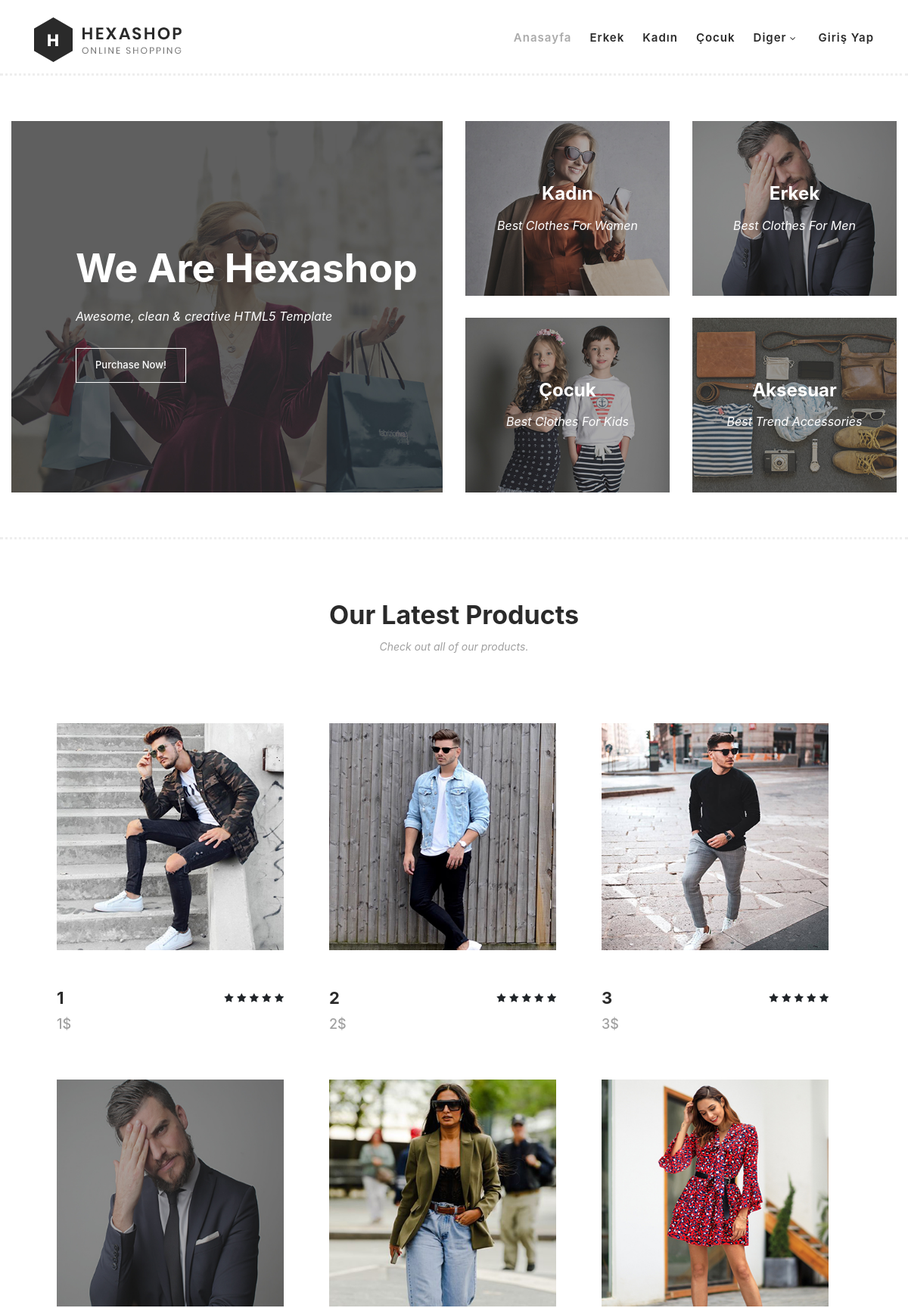
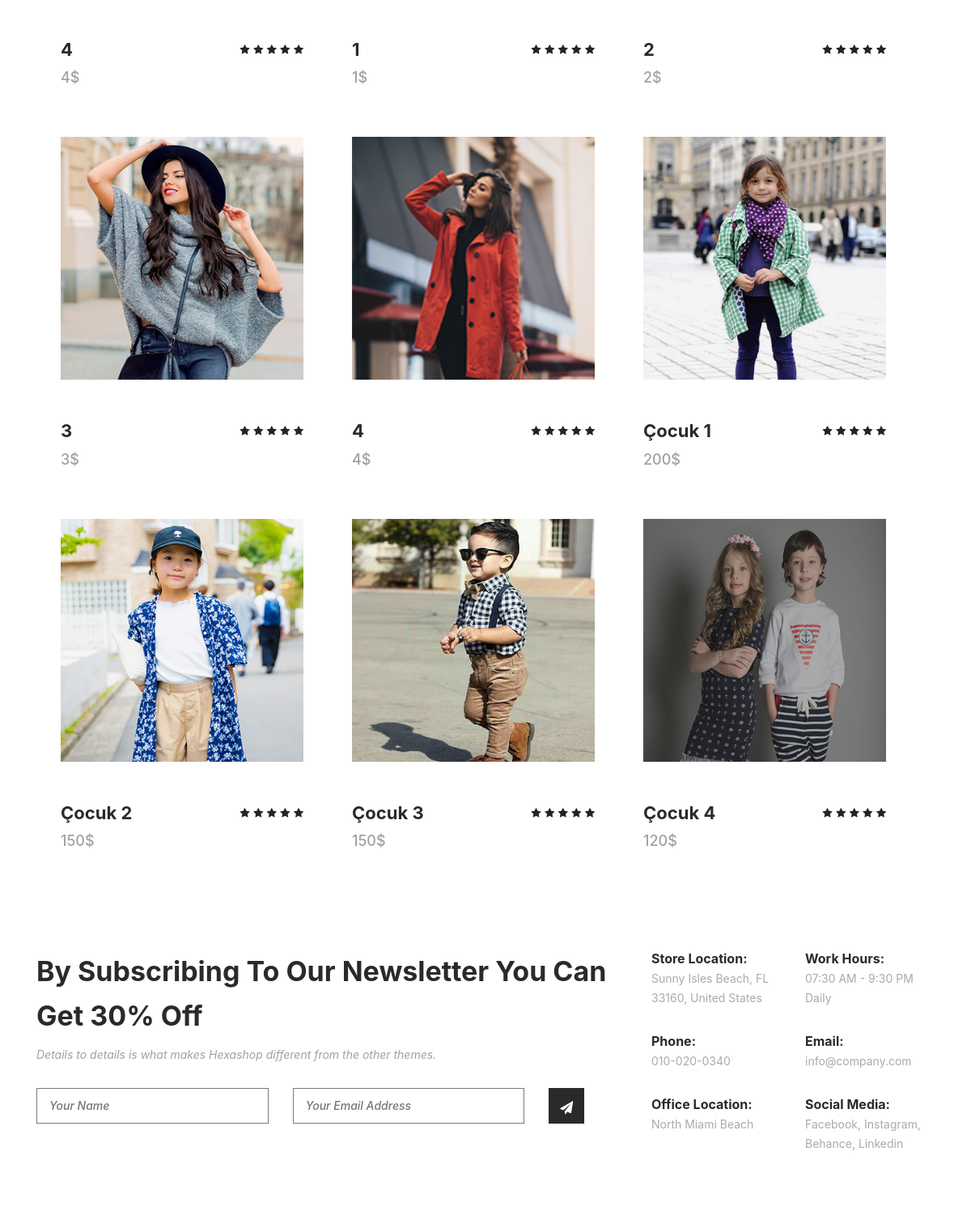
Screenshot of /products/ (upper part) with the database file from the repository (2 pictures, top to bottom).
### myapp/models.py (models this page shows, shortened)
class Product(models.Model):
    product_category =models.ForeignKey(Category, verbose_name=("Ürün_Kategorisi"), on_delete=models.CASCADE)
    product_name =models.CharField(("ismi"), max_length=50)
    product_content=models.CharField(("açıklama"), max_length=50)
    product_price =models.PositiveIntegerField(("fiyat"))
    product_image =models.FileField(("resmi"), upload_to='Photos', blank=True,max_length=100)
    product_image2 =models.FileField(("resm2"), upload_to='Photos',blank=True,null=True, max_length=100)
    product_stok =models.PositiveIntegerField(("stok"),default=1)

### myapp/views.py (the view)
# urls.py: path('products/',products,name='products'),
def products(request):
    context = {}
    urunler = Product.objects.all()
    context["urunler"] = urunler
    return render(request, "products.html", context)

### myapp/templates/products.html (shortened to what this page needs)
{% extends "base.html" %}
{% block body %}
<section class="section" id="products">
    <div class="container">
        <div class="row">
            <div class="col-lg-12">
                <div class="section-heading">
                    <h2>Our Latest Products</h2>
                    <span>Check out all of our products.</span>
                </div>
            </div>
        </div>
    </div>
    <div class="container">
        <div class="row">
            <div class="col-lg-12" style="display: flex; flex-wrap: wrap; align-items: center;" >
                        {% for urun in urunler %}
                        <div class="item">
                            <div class="thumb">
                                <img style="width: 300px; height: 300px; margin: 30px;" src="{{urun.product_image.url}}" alt="">
                            </div>
                            <div class="down-content" style="margin-left: 30px;">
                                <h4>{{urun.product_name}}</h4>
                                <span>{{urun.product_price}}$</span>
                                <ul class="stars" style="margin-right: 30px;">
                                    <li><i class="fa fa-star"></i></li>
                                    <li><i class="fa fa-star"></i></li>
                                    <li><i class="fa fa-star"></i></li>
                                    <li><i class="fa fa-star"></i></li>
                                    <li><i class="fa fa-star"></i></li>
                                </ul>
                            </div>
                        </div>
                        {% endfor %}
                    </div>
                </div>
            </div>
</section>
{% endblock body %}

### myapp/static/assets/css/templatemo-hexashop.css (style rules this page uses)
html, body, div, span, applet, object, iframe, h1, h2, h3, h4, h5, h6, p, blockquote, div pre, a, abbr, acronym, address, big, cite, code, del, dfn, em, font, img, ins, kbd, q, s, samp, small, strike, strong, sub, sup, tt, var, b, u, i, center, dl, dt, dd, ol, ul, li, figure, header, nav, section, article, aside, footer, figcaption { margin: 0; padding: 0; border: 0; outline: 0; }
ul, li { padding: 0; margin: 0; list-style: none; }
header, nav, section, article, aside, footer, hgroup { display: block; }
* { box-sizing: border-box; }
html, body { font-family: 'Poppins', sans-serif; font-weight: 400; background-color: #fff; font-size: 16px; -ms-text-size-adjust: 100%; -webkit-font-smoothing: antialiased; -moz-osx-font-smoothing: grayscale; }
h1, h2, h3, h4, h5, h6 { margin-top: 0px; margin-bottom: 0px; }
ul { margin-bottom: 0px; }
html, body { background: #fff; font-family: 'Poppins', sans-serif; }
.section-heading h2 { font-size: 34px; font-weight: 700; color: #2a2a2a; }
.section-heading span { font-size: 14px; color: #a1a1a1; font-style: italic; font-weight: 400; }
#products .section-heading { text-align: center; margin-bottom: 60px; margin-top: 80px; }
#products .item { margin-bottom: 30px; }
#products .item .thumb img { width: 100%; overflow: hidden; }
#products .item .down-content { padding-top: 20px; position: relative; z-index: 3; background-color: #fff; }
#products .item .down-content h4 { font-size: 22px; color: #2a2a2a; font-weight: 700; margin-bottom: 8px; }
#products .item .down-content span { font-size: 18px; color: #a1a1a1; font-weight: 500; display: block; }
#products .item .down-content ul.stars { position: absolute; right: 0; top: 20px; }
#products .item .down-content ul.stars li { display: inline; font-size: 13px; }
#products .item .thumb { position: relative; }

### rows the page displays
Product: product_image (picture), product_name "1", product_price "1"
Product: product_image (picture), product_name "2", product_price "2"
Product: product_image (picture), product_name "3", product_price "3"
Product: product_image (picture), product_name "4", product_price "4"
Product: product_image (picture), product_name "1", product_price "1"
Product: product_image (picture), product_name "2", product_price "2"
Product: product_image (picture), product_name "3", product_price "3"
Product: product_image (picture), product_name "4", product_price "4"
Product: product_image (picture), product_name "Çocuk 1", product_price "200"
Product: product_image (picture), product_name "Çocuk 2", product_price "150"
Product: product_image (picture), product_name "Çocuk 3", product_price "150"
Product: product_image (picture), product_name "Çocuk 4", product_price "120"
